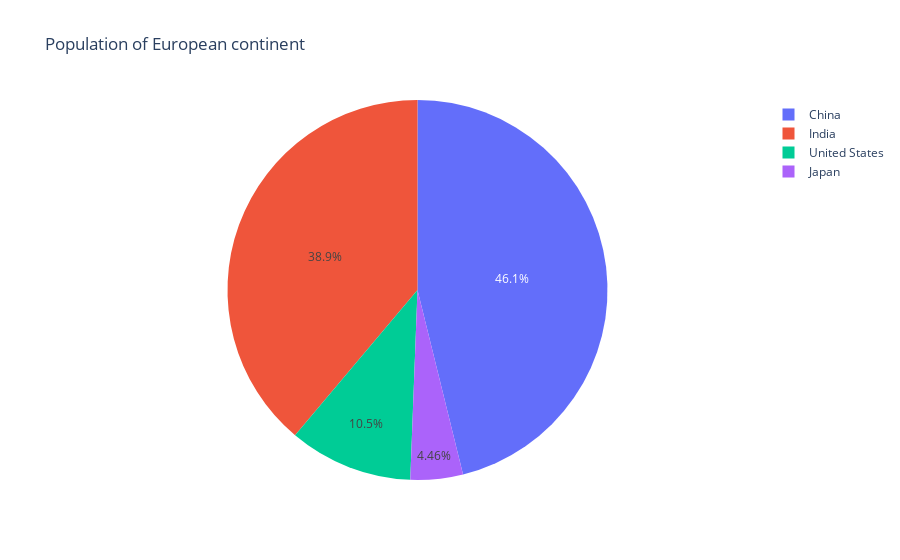

Here is the notebook cell this chart was saved with:
### Code cell
df = px.data.gapminder().query("year == 2007").query('country in ["China","Japan","India","United States"]')
fig = px.pie(df, values='pop', names='country', title='Population of European continent')
fig.show()

### Figure 1 — Plotly figure (JSON) as saved in the notebook; plotly's stock layout.template omitted (floating-point values rounded to 4 significant figures)
{"data": [{"domain": {"x": [0, 1], "y": [0, 1]}, "hovertemplate": "country=%{label}<br>pop=%{value}<extra></extra>", "labels": ["China", "India", "Japan", "United States"], "legendgroup": "", "name": "", "showlegend": true, "type": "pie", "values": [1318683096, 1110396331, 127467972, 301139947]}], "layout": {"legend": {"tracegroupgap": 0}, "title": {"text": "Population of European continent"}}}
